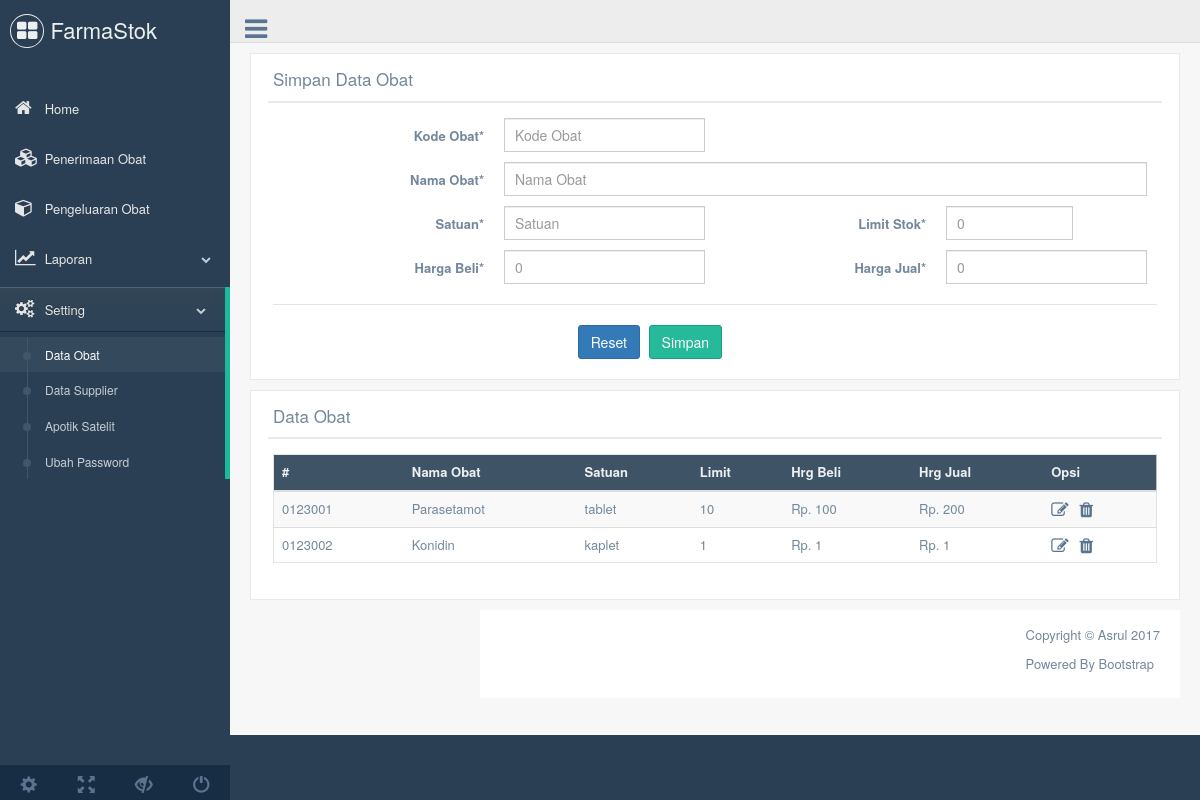
Page /dataobat.php (signed in) on the earlier database version.
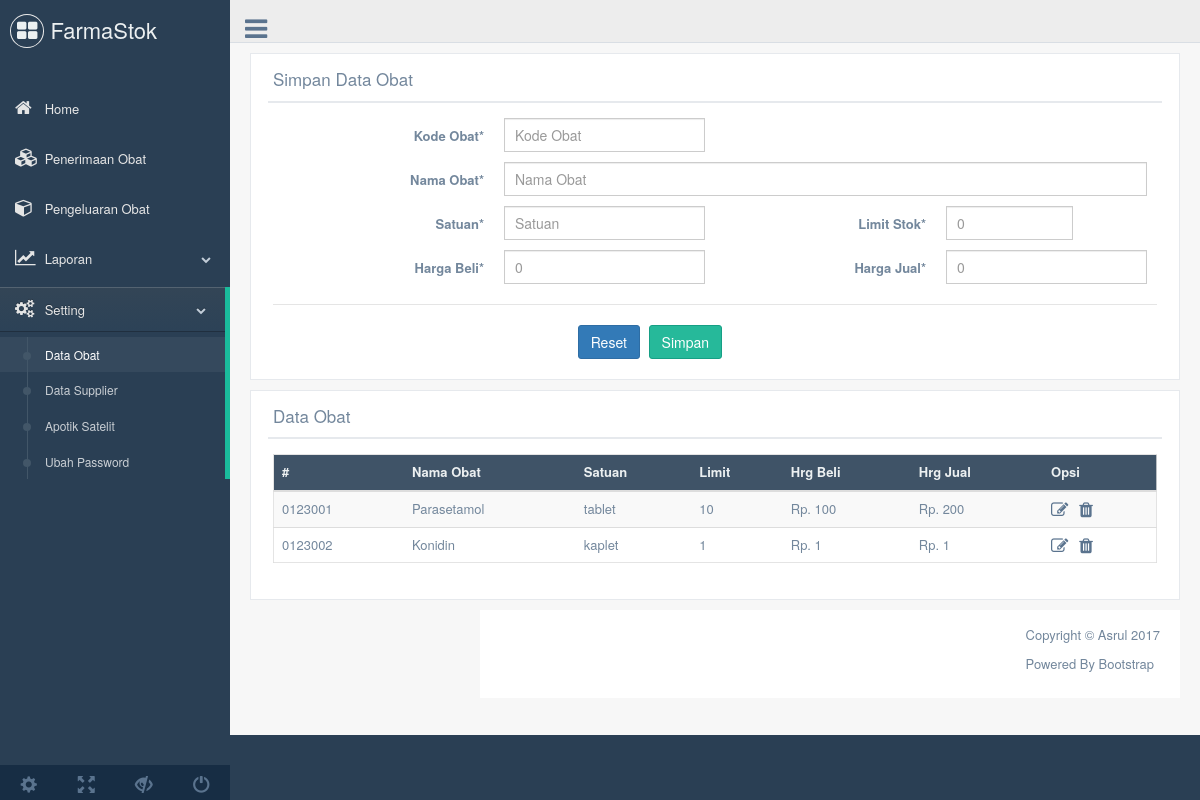
Same page on the later database version.
### tables this page shows
CREATE TABLE `tobat` (
  `id` int(11) NOT NULL,
  `kdobat` varchar(15) NOT NULL,
  `nmobat` varchar(30) NOT NULL,
  `satuan` varchar(15) NOT NULL,
  `limitstok` int(3) NOT NULL,
  `hbeli` float NOT NULL,
  `hjual` float NOT NULL
);

### dataobat.php (the view, shortened to what the changed rows need)
<!DOCTYPE html>
<html lang="en">
<?php include('head.php');
?>
 <body class="nav-md">
    <div class="container body">
      <div class="main_container">
        <div class="right_col" role="main">
		  <div class="">
            <div class="row">
              <div class="col-md-12 col-sm-12 col-xs-12">
                <div class="x_panel">
                  <div class="x_title">
                    <h2>Simpan Data Obat</h2>
                  </div>
                </div>
              </div>
            </div>
            <div class="row">
              <div class="col-md-12 col-sm-12 col-xs-12">
                <div class="x_panel">
                  <div class="x_title">
                    <h2>Data Obat</h2>
                  </div>
                  <div class="x_content">
                	<div class="table-responsive">
                      <table class="table table-striped jambo_table bulk_action">
                        <thead>
                          <tr class="headings">
                            <th class="column-title"># </th>
                            <th class="column-title">Nama Obat</th>
                            <th class="column-title">Satuan </th>
                            <th class="column-title">Limit </th>
                            <th class="column-title">Hrg Beli </th>
                            <th class="column-title">Hrg Jual </th>
                            <th class="column-title">Opsi</th>
                          </tr>
                        </thead>
                        <tbody>
                        <?php
                        $n = 1;
                        $sql ="select * from tobat";
                        $result=mysqli_query($db, $sql);
                        while ($row = mysqli_fetch_array($result, MYSQLI_ASSOC)) {
                			$id=$row['id'];
                        ?>
                          <tr class="<?=($n%2)==0 ? 'even ':'odd ';?> pointer">
                            <td class=" "><?php echo $row['kdobat'];?></td>
                            <td class=" "><?php echo $row['nmobat'];?></td>
                            <td class=" "><?php echo $row['satuan'];?></td>
                            <td class=" "><?php echo $row['limitstok'];?></td>
                            <td class="a-right a-right ">Rp. <?php echo $row['hbeli'];?></td>
                            <td class="a-right a-right ">Rp. <?php echo $row['hjual'];?></td>
                            <td class=" ">
                            <a href="<?php echo 'dataobat.php?edit='.$id;?>" data-toggle="tooltip" title="Edit"><span class="fa fa-edit fa-lg"></span></a> &nbsp
                            <a href="<?php echo 'dataobat.php?hapus='.$id;?>" data-toggle="tooltip" title="Hapus"><span class="fa fa-trash fa-lg" onClick="return confirm('Yakin menghapus data tersebut?')"></span></a>
                            </td>
                            </tr>
                        <?php } ?>
                        </tbody>
                      </table>
                    </div>
                  </div>
				</div>
              </div>
		  </div>
	    </div>
	</div>
</body>
</html>

Differences in the rows shown:
changed tobat "tablet": nmobat "Parasetamot" → "Parasetamol"
